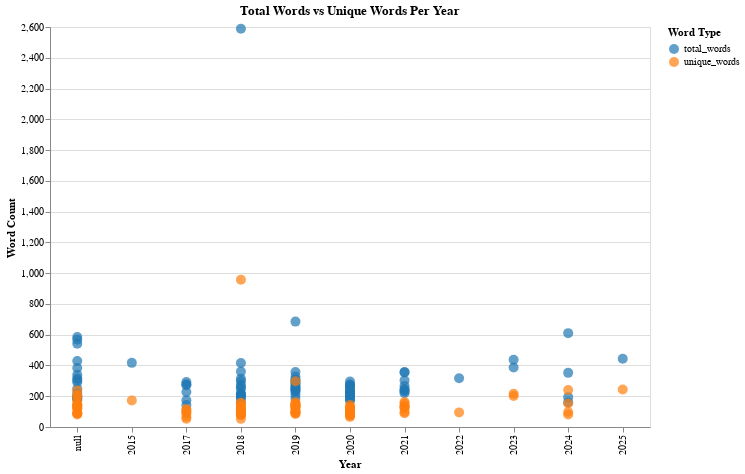

Notebook code cell kept with this figure:
### Code cell
juice_long = juice_df.melt(id_vars=['title', 'year'], value_vars=['total_words', 'unique_words'],
                           var_name='word_type', value_name='count')

scatter_plot = alt.Chart(juice_long).mark_circle(size=100).encode(
    x=alt.X('year:O', title='Year'),
    y=alt.Y('count:Q', title='Word Count'),
    color=alt.Color('word_type:N', title='Word Type',
                    scale=alt.Scale(domain=['total_words', 'unique_words'], range=['#1f77b4', '#ff7f0e'])),
    tooltip=['title:N', 'year:O', 'word_type:N', 'count:Q']
).properties(
    width=600,
    height=400,
    title='Total Words vs Unique Words Per Year'
)

scatter_plot

### Figure 1 — Vega-Lite specification as saved in the notebook (floating-point values rounded to 4 significant figures; data arrays with more than 128 entries replaced by an {"elided": "..."} marker saying what was removed)
{"config": {"view": {"continuousWidth": 300, "continuousHeight": 300}}, "data": {"name": "data-04057df77844bf6ae3b3ef7655d7e737"}, "mark": {"type": "circle", "size": 100}, "encoding": {"color": {"field": "word_type", "scale": {"domain": ["total_words", "unique_words"], "range": ["#1f77b4", "#ff7f0e"]}, "title": "Word Type", "type": "nominal"}, "tooltip": [{"field": "title", "type": "nominal"}, {"field": "year", "type": "ordinal"}, {"field": "word_type", "type": "nominal"}, {"field": "count", "type": "quantitative"}], "x": {"field": "year", "title": "Year", "type": "ordinal"}, "y": {"field": "count", "title": "Word Count", "type": "quantitative"}}, "height": 400, "title": "Total Words vs Unique Words Per Year", "width": 600, "$schema": "https://vega.github.io/schema/vega-lite/v5.8.0.json", "datasets": {"data-04057df77844bf6ae3b3ef7655d7e737": {"elided": "168 records"}}}
